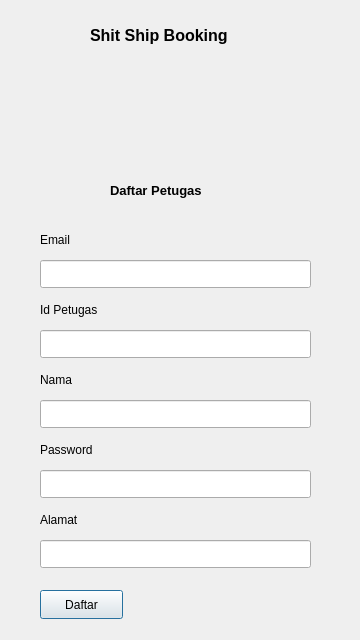
<?xml version="1.0" encoding="UTF-8"?>
<ui version="4.0">
 <class>daftar_petugas</class>
 <widget class="QDialog" name="daftar_petugas">
  <property name="geometry">
   <rect>
    <x>0</x>
    <y>0</y>
    <width>360</width>
    <height>640</height>
   </rect>
  </property>
  <property name="minimumSize">
   <size>
    <width>360</width>
    <height>640</height>
   </size>
  </property>
  <property name="maximumSize">
   <size>
    <width>360</width>
    <height>640</height>
   </size>
  </property>
  <property name="windowTitle">
   <string>Shit Ship Booking</string>
  </property>
  <property name="windowIcon">
   <iconset>
    <normaloff>../../../Downloads/ship-icon_34102.png</normaloff>../../../Downloads/ship-icon_34102.png</iconset>
  </property>
  <widget class="QLabel" name="label_4">
   <property name="geometry">
    <rect>
     <x>40</x>
     <y>230</y>
     <width>63</width>
     <height>20</height>
    </rect>
   </property>
   <property name="text">
    <string>Email</string>
   </property>
  </widget>
  <widget class="QLineEdit" name="lineEdit_4">
   <property name="geometry">
    <rect>
     <x>40</x>
     <y>400</y>
     <width>271</width>
     <height>28</height>
    </rect>
   </property>
  </widget>
  <widget class="QLabel" name="label_9">
   <property name="geometry">
    <rect>
     <x>40</x>
     <y>510</y>
     <width>63</width>
     <height>20</height>
    </rect>
   </property>
   <property name="text">
    <string>Alamat</string>
   </property>
  </widget>
  <widget class="QLabel" name="label_3">
   <property name="geometry">
    <rect>
     <x>110</x>
     <y>180</y>
     <width>131</width>
     <height>21</height>
    </rect>
   </property>
   <property name="font">
    <font>
     <pointsize>10</pointsize>
     <bold>true</bold>
    </font>
   </property>
   <property name="text">
    <string>Daftar Petugas</string>
   </property>
  </widget>
  <widget class="QLabel" name="label_6">
   <property name="geometry">
    <rect>
     <x>40</x>
     <y>440</y>
     <width>71</width>
     <height>20</height>
    </rect>
   </property>
   <property name="text">
    <string>Password</string>
   </property>
  </widget>
  <widget class="QLineEdit" name="lineEdit_6">
   <property name="geometry">
    <rect>
     <x>40</x>
     <y>540</y>
     <width>271</width>
     <height>28</height>
    </rect>
   </property>
  </widget>
  <widget class="QLabel" name="label_5">
   <property name="geometry">
    <rect>
     <x>40</x>
     <y>300</y>
     <width>71</width>
     <height>20</height>
    </rect>
   </property>
   <property name="text">
    <string>Id Petugas</string>
   </property>
  </widget>
  <widget class="QLabel" name="label_7">
   <property name="geometry">
    <rect>
     <x>40</x>
     <y>370</y>
     <width>63</width>
     <height>20</height>
    </rect>
   </property>
   <property name="text">
    <string>Nama</string>
   </property>
  </widget>
  <widget class="QPushButton" name="pushButton">
   <property name="geometry">
    <rect>
     <x>40</x>
     <y>590</y>
     <width>83</width>
     <height>29</height>
    </rect>
   </property>
   <property name="text">
    <string>Daftar</string>
   </property>
  </widget>
  <widget class="QLineEdit" name="lineEdit">
   <property name="geometry">
    <rect>
     <x>40</x>
     <y>260</y>
     <width>271</width>
     <height>28</height>
    </rect>
   </property>
  </widget>
  <widget class="QLineEdit" name="lineEdit_3">
   <property name="geometry">
    <rect>
     <x>40</x>
     <y>470</y>
     <width>271</width>
     <height>28</height>
    </rect>
   </property>
   <property name="text">
    <string/>
   </property>
  </widget>
  <widget class="QLineEdit" name="lineEdit_2">
   <property name="geometry">
    <rect>
     <x>40</x>
     <y>330</y>
     <width>271</width>
     <height>28</height>
    </rect>
   </property>
   <property name="text">
    <string/>
   </property>
  </widget>
  <widget class="QLabel" name="label_2">
   <property name="geometry">
    <rect>
     <x>130</x>
     <y>60</y>
     <width>81</width>
     <height>81</height>
    </rect>
   </property>
   <property name="text">
    <string/>
   </property>
   <property name="pixmap">
    <pixmap>../../../Downloads/ship-icon_34102.png</pixmap>
   </property>
   <property name="scaledContents">
    <bool>true</bool>
   </property>
  </widget>
  <widget class="QLabel" name="label">
   <property name="geometry">
    <rect>
     <x>90</x>
     <y>20</y>
     <width>171</width>
     <height>31</height>
    </rect>
   </property>
   <property name="font">
    <font>
     <pointsize>12</pointsize>
     <bold>true</bold>
    </font>
   </property>
   <property name="text">
    <string>Shit Ship Booking</string>
   </property>
  </widget>
 </widget>
 <resources/>
 <connections/>
</ui>
